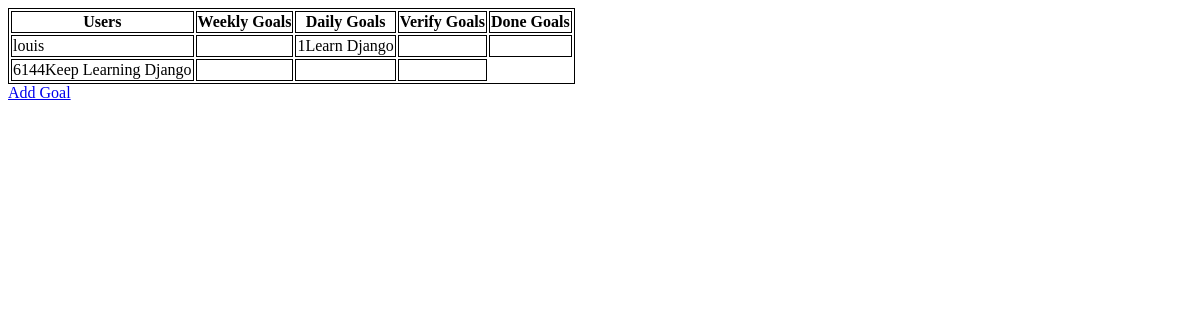
The app's page /gbaragboscrumy/home/, older data.
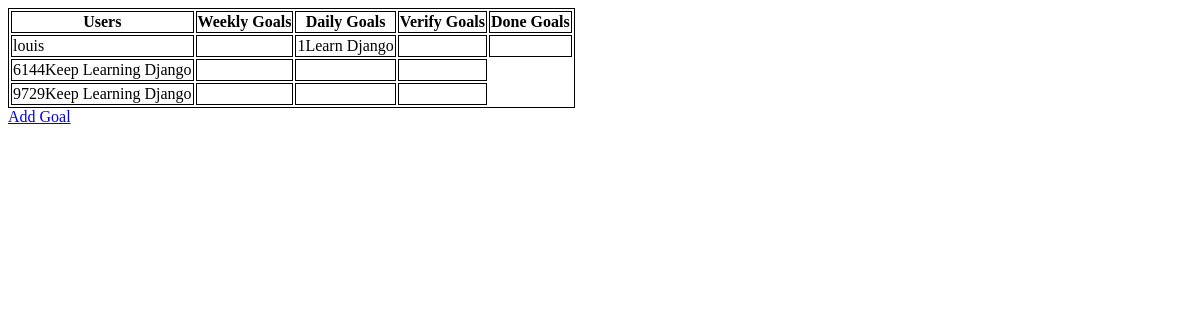
The same page, newer data.
### gbaragboscrumy/models.py (models this page shows, shortened)
class User(AbstractUser):
    pass

class ScrumyGoals (models.Model):
    goal_name =models.CharField(max_length=20)
    goal_id = models.IntegerField()
    created_by = models.CharField(max_length=20)
    moved_by =models.CharField(max_length=20)
    owner = models.CharField(max_length=20)
    user = models.ForeignKey(User, on_delete=models.CASCADE)
    goal_status = models.ForeignKey(GoalStatus,on_delete=models.PROTECT)

### gbaragboscrumy/views.py (the view)
# urls.py: path('home/', views.home, name  ="home"),
def home(request):
    users = User.objects.all()
    firstuser = users[0]
    goalstatus = GoalStatus.objects.all()
    weeklygoal = goalstatus[0]
    dailygoal = goalstatus[1]
    verifygoal = goalstatus[2]
    donegoal = goalstatus[3]
    goals  = firstuser.scrumygoals_set.all()
    context = {
        'firstuser': firstuser,
        'weeklygoal':weeklygoal,
        'dailygoal':dailygoal,
        'verifygoal':verifygoal,
        'donegoal':donegoal,
        'goals':goals,
        'users':users
    }
    return render(request, 'gbaragboscrumy/home.html',context)

### gbaragboscrumy/templates/gbaragboscrumy/home.html (shortened to what this page needs)
<!DOCTYPE html>
<html lang="en">
<head>
</head>
<body>
    <table>
        <tr>
            <th>Users</th>
            <th>Weekly Goals</th>
            <th>Daily Goals</th>
            <th>Verify Goals</th>
            <th>Done Goals</th>
        </tr>
        <tr>
{% for obj in users %}
            <td>{{obj}}</td>
    {% for goal in obj.scrumygoals_set.all %}
        {%if goal.goal_status.status_name == 'Weekly Goal'%}
                <td> {{goal.goal_id}}{{goal.goal_name}}</td>
                <td></td>
                <td></td>
                <td></td>
        {%elif goal.goal_status.status_name == 'Daily Goal'%}
            <td> </td>
            <td>{{goal.goal_id}}{{goal.goal_name}}</td>
            <td></td>
            <td></td>
        {%elif goal.goal_status.status_name  == 'Verify Goal'%}
        <td></td>
        <td></td>
        <td>{{goal.goal_id}}{{goal.goal_name}}</td>
        <td></td>
        {%else%}
                <td></td>
                <td></td>
                <td></td>
                <td>{{goal.goal_id}}{{goal.goal_name}}</td>
        {%endif%}
    </tr>
    {% endfor %}
{% endfor %}
    </table>
    <div>
        <a href="{% url 'gbaragboscrumy:add_goal'%}">Add Goal</a>
    </div>
</body>
</html>

Row changes from the older to the newer data that the page shows:
added ScrumyGoals: goal_id "9729", goal_name "Keep Learning Django"
